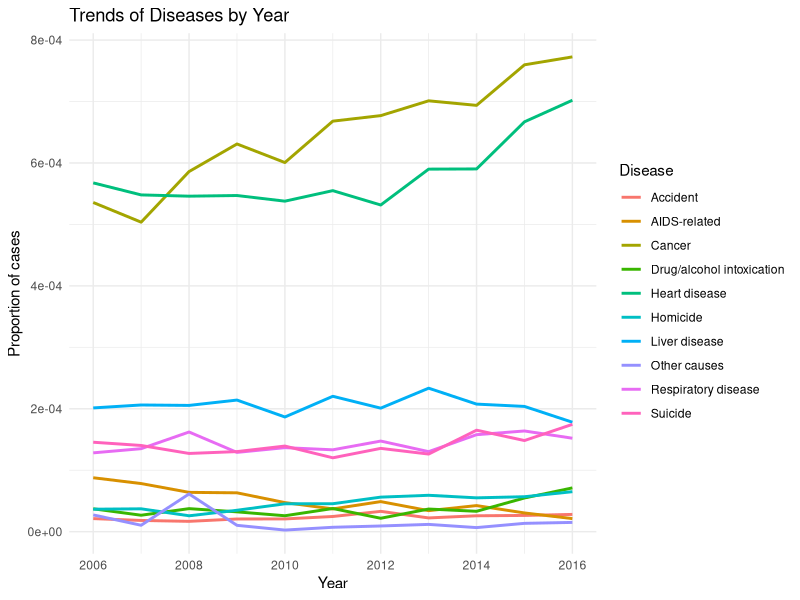

Write the R code that produced this figure. (Note: this script raises an error after producing the figure.)
## ---- chunk 1
#| include: false
#| warning: false
#| message: false

#### Preamble ####
# Purpose: Read the cleaned dataset to use it for the analysis
# Author: Kaavya Kalani, Monica Sainani, Aamishi Avarsekar
# Date: 14 February 2024
# Contact: kaavya.kalani@mail.utoronto.ca, monica.sainani@mail.utoronto.ca, aamishi.avarsekar@mail.utoronto.ca
# License: MIT
# Pre-requisites: run scripts/01-data_cleaning.R

#### Workspace setup ####
# install.packages("tidyverse")
# install.packages("knitr")
# install.packages("here")
# install.packages("ggplot2")
# install.packages("readxl")

library(ggplot2)
library(readxl)
library(tidyverse)
library(knitr)
library(here)
## ---- chunk 2
#| message: false
#| echo: false
#| label: fig-overall-death
#| fig-cap: Causes of deaths among the prisoners

# Load cleaned data from CSV
health_data_by_year_long_prop <- read.csv("data/analysis_data/cleaned_health_data_by_year.csv", header = TRUE, stringsAsFactors = FALSE)

# Create the plot
ggplot(health_data_by_year_long_prop, aes(x = as.numeric(Year), y = Proportion, color = Disease)) +
  geom_line(size = 1.0) +
  labs(title = "Trends of Diseases by Year",
       x = "Year",
       y = "Proportion of cases",
       color = "Disease") +
  theme_minimal()

## ---- chunk 3
#| message: false
#| echo: false
#| label: fig-covid
#| fig-cap: Covid trends in the jail

# Load cleaned data
ts_data <- read.csv("data/analysis_data/cleaned_covid19_data.csv", header = TRUE, stringsAsFactors = FALSE)

# Create the figure using ggplot2 with solid lines
ggplot(ts_data, aes(x = date, y = new_cases_per_100k, color = group)) +
  geom_line(size = 0.8) +  # Adjust the line thickness here (e.g., size = 0.8)
  scale_x_date(date_labels = "%B", date_breaks = "1 month", limits = c(min(ts_data$date), max(ts_data$date))) +
  scale_y_continuous(limits = c(0, 150), breaks = seq(0, 150, 25)) +
  labs(x = NULL, y = "New cases per 100,000", title = "Seven-Day Moving Average of New Daily COVID-19 Cases per 100,000 Among
Those in Prison, Prison Staff, and in the General Population: May to September
2020") +
  theme_minimal() +
  geom_vline(xintercept = as.numeric(as.Date(c("2020-04-01", "2020-05-01", "2020-06-01", "2020-07-01", "2020-08-01", "2020-09-01"))),
             linetype = "dashed", color = "gray") +
  annotate("text", x = as.Date(c("2020-04-01", "2020-05-01", "2020-06-01", "2020-07-01", "2020-08-01", "2020-09-01")),
           y = 150, label = c("April 2020", "May 2020", "June 2020", "July 2020", "August 2020", "September 2020"),
           vjust = -0.5, hjust = 0, color = "gray") +
  scale_color_manual(values = c("blue", "red", "green"))

## ---- chunk 4
#| message: false
#| echo: false
#| label: fig-death-vs-gender
#| fig-cap: Causes of deaths among the prisoners by gender

# Load cleaned data
health_demographic_data_clean <- read_csv("data/analysis_data/cleaned_health_data_gender.csv")

# Plot the proportions graph using geom_bar with position = "dodge"
ggplot(health_demographic_data_clean, aes(x = x1, y = Proportion, fill = Cause)) +
  geom_bar(stat = "identity", position = "dodge", color = "black", size = 0.5) +
  labs(title = "Proportions of Causes of Death by Category",
       x = "Gender",
       y = "Proportion") +
  scale_fill_discrete(labels = cause_mapping) +
  theme_minimal() +
  theme(axis.text.x = element_text(angle = 45, hjust = 1))
## ---- chunk 5
#| message: false
#| echo: false
#| label: fig-death-vs-race
#| fig-cap: Causes of deaths among the prisoners by race

# Load cleaned data from CSV
race_health_data_long <- read.csv("data/analysis_data/cleaned_health_data_race.csv", header = TRUE, stringsAsFactors = FALSE)

# Create a bar plot showing proportions with black borders
ggplot(race_health_data_long, aes(x = x1, y = Proportion, fill = Cause)) +
  geom_bar(stat = "identity", position = "dodge", color = "black", size = 0.5) +  # Add black borders
  labs(title = "Proportions of Causes of Death by Category",
       x = "Category",
       y = "Proportion") +
  theme_minimal() +
  theme(axis.text.x = element_text(angle = 45, hjust = 1))
